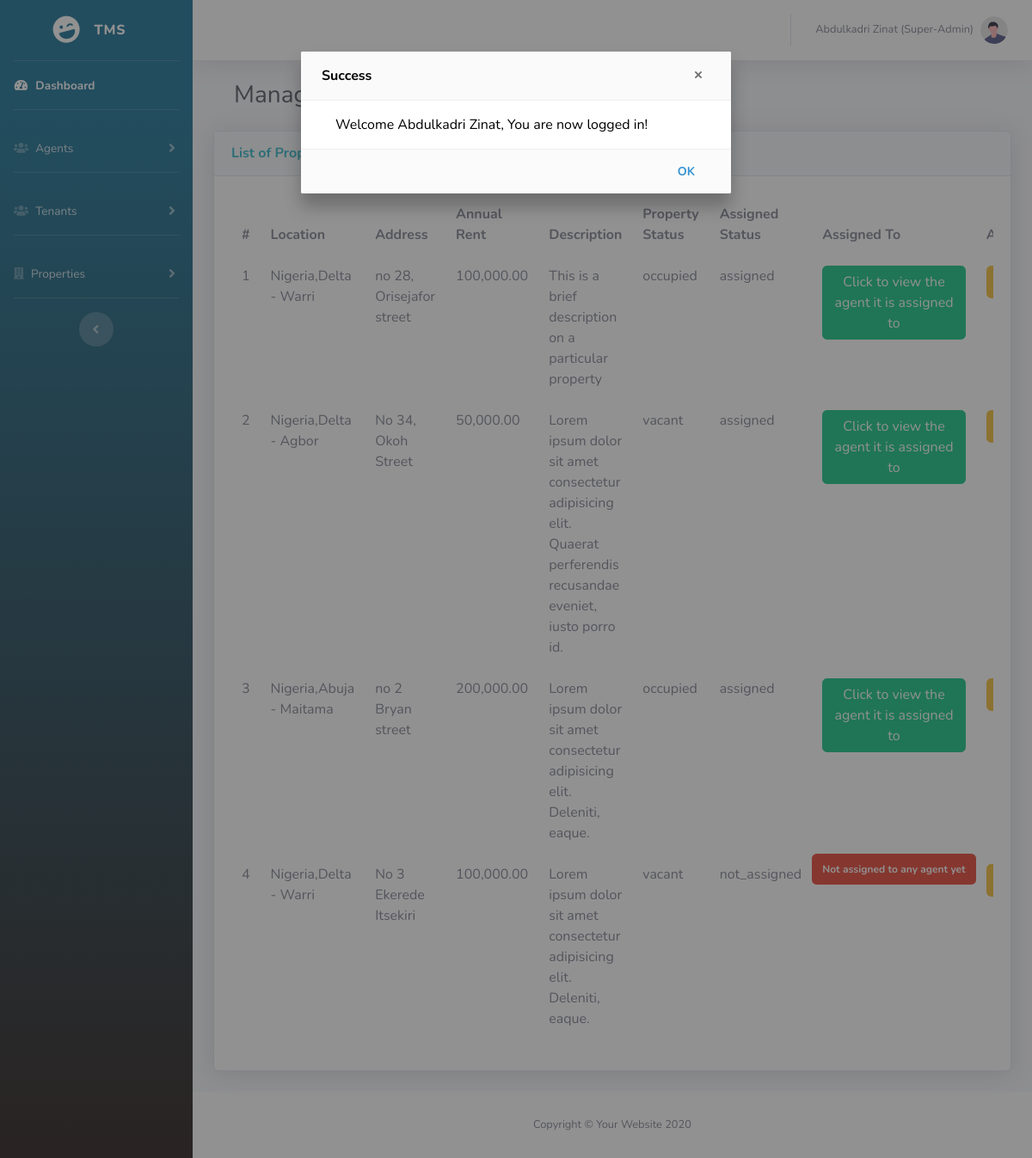
The page /app/list.php (signed in) on the database as committed earlier.
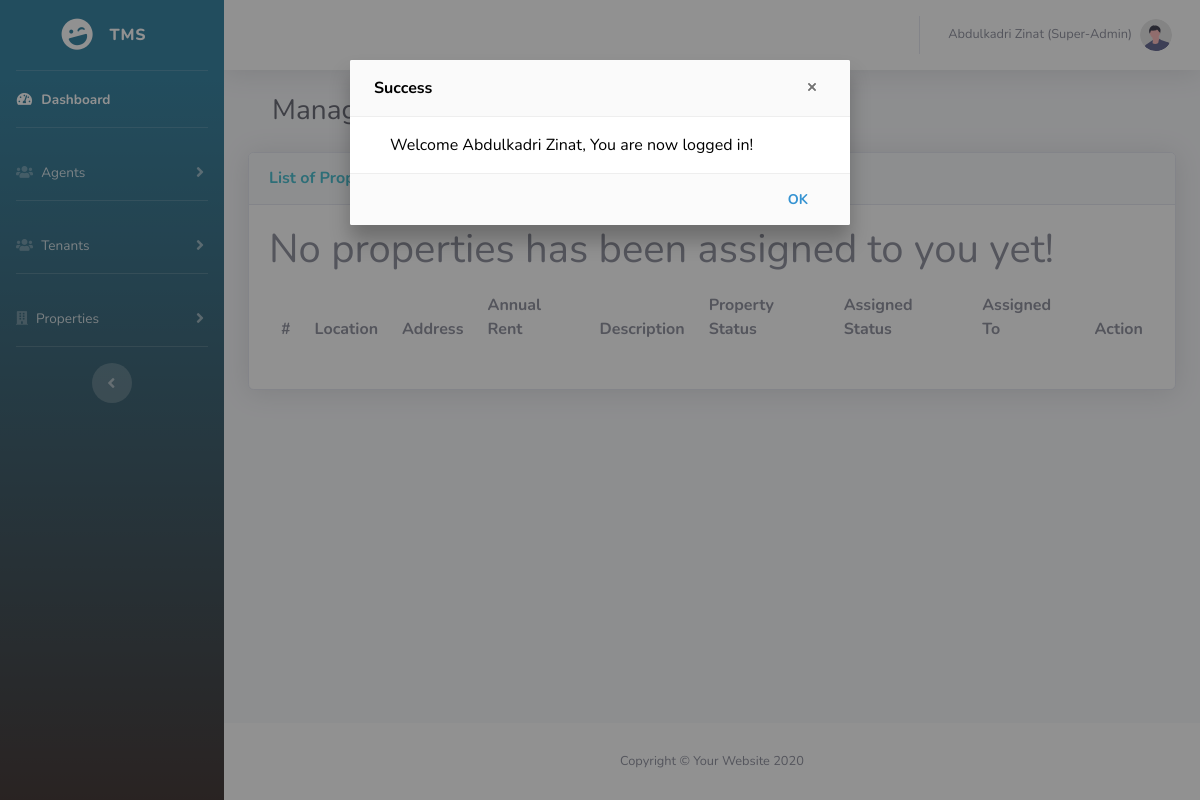
The same page on the database as committed later.
### tables this page shows
CREATE TABLE `properties` (
  `property_id` int(5) NOT NULL,
  `admin_id` int(5) DEFAULT NULL,
  `country` varchar(50) NOT NULL,
  `state` varchar(50) NOT NULL,
  `city` varchar(50) NOT NULL,
  `address` varchar(100) NOT NULL,
  `description` varchar(255) NOT NULL,
  `rent_amount` decimal(10,2) NOT NULL,
  `image` varchar(255) NOT NULL,
  `property_status` enum('vacant','occupied') NOT NULL DEFAULT 'vacant',
  `assigned_status` enum('not_assigned','assigned') NOT NULL DEFAULT 'not_assigned',
  `tenant_id` int(5) DEFAULT NULL,
  `created_on` datetime NOT NULL DEFAULT current_timestamp()
);

### app/list.php (the view, shortened to what this page needs)
<?php
require '../config/config.php';
$data = '';
try {
	if ($_SESSION['role'] == 'agent') {
		$stmt = $connect->prepare('SELECT * FROM properties WHERE admin_id=:admin_id');
		$stmt->execute([
			":admin_id" => $_SESSION['admin_id']
		]);
		$data2 = $stmt->fetchAll(PDO::FETCH_ASSOC);
		$data = $data2;
	} elseif ($_SESSION['role'] == 'super_admin') {
		$stmt = $connect->prepare('SELECT * FROM properties');
		$stmt->execute();
		$data2 = $stmt->fetchAll(PDO::FETCH_ASSOC);
		$data = $data2;
	}
} catch (PDOException $e) {
	$errMsg = $e->getMessage();
}
?>
<?php include '../include/header.php'; ?>
<?php require_once '../include/sideBar.php'; ?>
<div id="content-wrapper" class="d-flex flex-column">
	<div id="content">
		<?php require_once("../include/topBar.php") ?>
		<div class="container-fluid">
			<h1 class="h3 m-4 text-gray-800">Manage Properties</h1>
			<div class="card shadow mb-4">
				<div class="card-header py-3">
					<h6 class="m-0 font-weight-bold text-info">List of Properties</h6>
				</div>
				<div class="card-body">
					<div class="table-responsive">
						<table class="table table-borderless table-hover">
							<thead>
								<tr>
									<th scope="col">#</th>
									<th scope="col">Location</th>
									<th scope="col">Address</th>
									<th scope="col">Annual Rent</th>
									<th scope="col">Description</th>
									<th scope="col">Property Status</th>
									<?php if ($_SESSION['role'] == 'super_admin') : ?>
										<th scope="col">Assigned Status</th>
										<th scope="col">Assigned To</th>
									<?php endif; ?>
									<th>Action</th>
								</tr>
							</thead>
							<tbody>
								<?php if (count($data)) : ?>
									<?php foreach ($data as $key => $value) : ?>
										<tr>
											<td scope="row"><?= $key + 1 ?></th>
											<td><?= $value['country'] . ',' . $value['state'] . ' - ' . $value['city'] ?></td>
											<td><?= $value['address'] ?></td>
											<td><?= number_format($value['rent_amount'], 2) ?></td>
											<td><?= $value['description'] ?></td>
											<td><?= $value['property_status'] ?></td>
											<?php if ($_SESSION['role'] == 'super_admin') : ?>
												<td><?= $value['assigned_status'] ?></td>
												<?php if (!is_null($value['admin_id'])) : ?>
													<td><button class="btn btn-success float-right" value="<?= $value['admin_id'] ?>" data-toggle="modal" data-target="#exampleModal" id="showAssignedAgent">Click to view the agent it is assigned to</button></td>
												<?php else : ?>
													<td class="badge badge-danger">Not assigned to any agent yet</td>
												<?php endif; ?>
												<td> <a class="btn btn-warning float-right" href="update.php?id=<?= $value['property_id'] ?>">Edit</a></td>
											<?php else : ?>
												<td> <a class="btn btn-info float-right" href="applyFor_rent_list.php?property_id=<?= $value['property_id'] ?>">View applicants</a></td>
											<?php endif; ?>
										</tr>
									<?php endforeach; ?>
								<?php else : ?>
									<h1>No properties has been assigned to you yet!</h1>
								<?php endif; ?>
							</tbody>
						</table>
					</div>
				</div>
			</div>
		</div>
	</div>
	<footer class="sticky-footer bg-white">
		<div class="container my-auto">
			<div class="copyright text-center my-auto">
				<span>Copyright &copy; Your Website 2020</span>
			</div>
		</div>
	</footer>
</div>
<?php include '../include/footer.php'; ?>

### include/header.php (shortened to what this page needs)
<!DOCTYPE html>
<html lang="en">
<head>
  <link href="../assets/plugins/font-awesome/css/all.min.css" rel="stylesheet" type="text/css">
  <link href="../assets/sb_admin/css/sb-admin-2.min.css" rel="stylesheet">
  <link rel="stylesheet" href="../assets/alertify/alertify.min.css">
  <link rel="stylesheet" href="../assets/alertify/default.min.css">
</head>
<body id="page-top">
  <div id="wrapper">

### include/sideBar.php (shortened to what this page needs)
<ul class="navbar-nav bg-gradient-primary sidebar sidebar-dark accordion" id="accordionSidebar">
    <a class="sidebar-brand d-flex align-items-center justify-content-center" href="../index.php">
        <div class="sidebar-brand-icon rotate-n-15">
            <i class="fas far fa-laugh-wink"></i>
        </div>
        <div class="sidebar-brand-text mx-3">TMS</div>
    </a>
    <hr class="sidebar-divider my-0">
    <li class="nav-item active">
        <a class="nav-link" href="../auth/dashboard.php">
            <i class="fas fa-fw fa-tachometer-alt"></i>
            <span>Dashboard</span></a>
    </li>
    <hr class="sidebar-divider">
    <?php if ($_SESSION['role'] == 'super_admin') : ?>
        <li class="nav-item">
            <a class="nav-link collapsed" href="#" data-toggle="collapse" data-target="#collapseUtilities1" aria-expanded="true" aria-controls="collapseUtilities">
                <i class="fas fa-fw fa-users"></i>
                <span>Agents</span>
            </a>
        </li>
        <hr class="sidebar-divider d-none d-md-block">
    <?php endif; ?>
    <li class="nav-item">
        <a class="nav-link collapsed" href="#" data-toggle="collapse" data-target="#collapseUtilities2" aria-expanded="true" aria-controls="collapseUtilities2">
            <i class="fas fa-fw fa-users"></i>
            <span>Tenants</span>
        </a>
    </li>
    <hr class="sidebar-divider d-none d-md-block">
    <li class="nav-item">
        <a class="nav-link collapsed" href="#" data-toggle="collapse" data-target="#collapseUtilities3" aria-expanded="true" aria-controls="collapseUtilities3">
            <i class="fas fa-building"></i>
            <span>Properties</span>
        </a>
    </li>
    <hr class="sidebar-divider d-none d-md-block">
    <div class="text-center d-none d-md-inline">
        <button class="rounded-circle border-0" id="sidebarToggle"></button>
    </div>
</ul>

### include/topBar.php (shortened to what this page needs)
<nav class="navbar navbar-expand navbar-light bg-white topbar mb-4 static-top shadow">
    <ul class="navbar-nav ml-auto">
        <li class="nav-item dropdown no-arrow">
            <a class="nav-link dropdown-toggle" href="#" id="userDropdown" role="button" data-toggle="dropdown" aria-haspopup="true" aria-expanded="false">
                <span class="mr-2 d-none d-lg-inline text-gray-600 small"><?php echo $_SESSION['fullname']; ?> <?= ($_SESSION['role'] == 'super_admin') ? "(Super-Admin)" : "(Agent)" ?></span>
                <img class="img-profile rounded-circle" src="../assets/sb_admin/img/undraw_profile.svg">
            </a>
        </li>
    </ul>
</nav>

### include/footer.php (shortened to what this page needs)
</div>
</body>
</html>

Rows that differ between the two databases and show on the page:
removed properties: country "Nigeria", state "Delta", city "Warri", address "no 28, Orisejafor street", rent_amount "100,000.00", description "This is a brief description on a particular property", property_status "occupied", assigned_status "assigned", $value['admin_id'] 4 (drawn)
removed properties: country "Nigeria", state "Delta", city "Agbor", address "No 34, Okoh Street", rent_amount "50,000.00", description "Lorem ipsum dolor sit amet consectetur adipisicing elit. Quaerat perferendis recusandae eveniet, iusto porro id.", property_status "vacant", assigned_status "assigned"
removed properties: country "Nigeria", state "Abuja", city "Maitama", address "no 2 Bryan street", rent_amount "200,000.00", description "Lorem ipsum dolor sit amet consectetur adipisicing elit. Deleniti, eaque.", property_status "occupied", assigned_status "assigned", $value['admin_id'] 8 (drawn)
removed properties: country "Nigeria", state "Delta", city "Warri", address "No 3 Ekerede Itsekiri", rent_amount "100,000.00", description "Lorem ipsum dolor sit amet consectetur adipisicing elit. Deleniti, eaque.", property_status "vacant", assigned_status "not_assigned", shows "Not assigned to any agent yet"
Other text that changed with them:
text now shown: "No properties has been assigned to you yet!"
